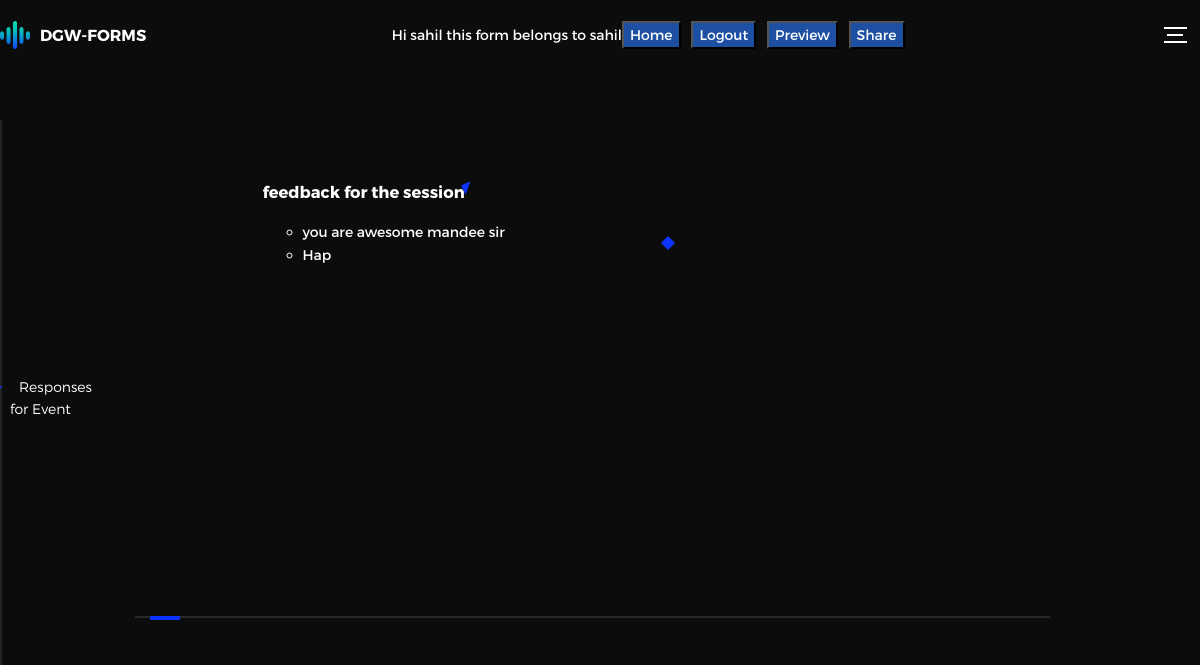
Page /post/pxltHWkksBiqtWhUTAqykapTtNrPlELidvCxyHVytBBcimnHKiwyQoJygzaGPliVuZCqHcnpVHLUoxEjcTOaqPrMTpXQGqhLujcl/ (signed in) on the earlier database version.
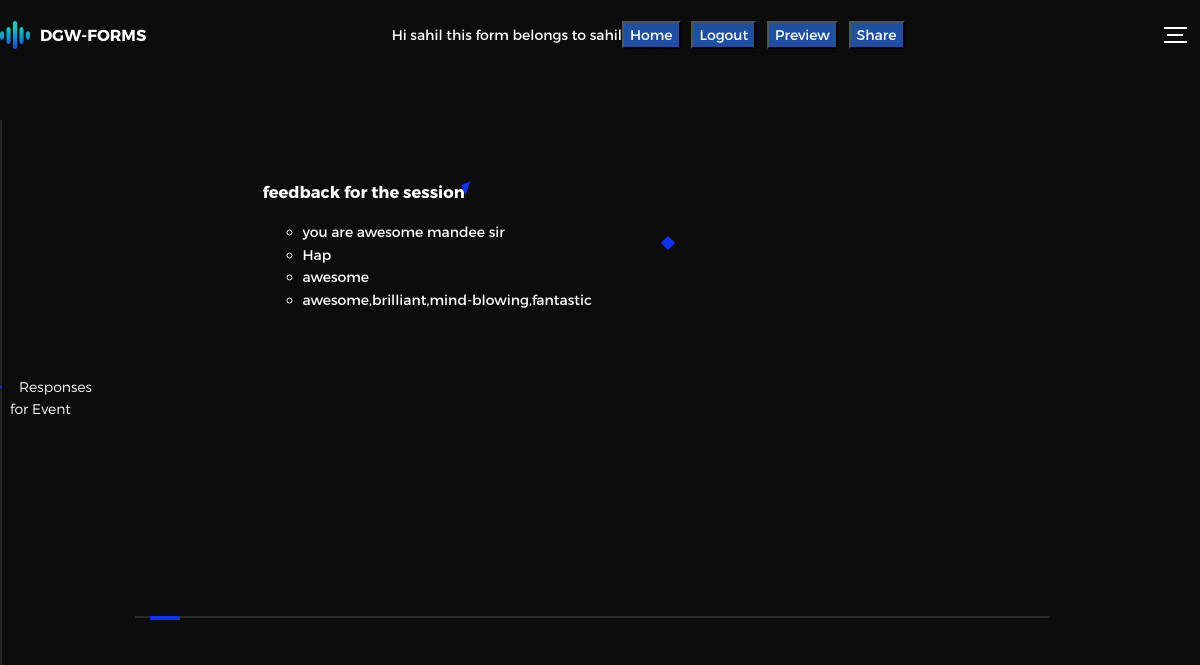
Same page on the later database version.
### former/models.py (models this page shows, shortened)
class Forms(models.Model):
	user = models.ForeignKey(User,on_delete=models.CASCADE,null=True,blank= True)
	p_id = models.CharField(max_length = 110,primary_key=True)
	form_name = models.CharField(max_length = 50,default='')
	description = models.CharField(max_length=1000,default='')

class question(models.Model):
	id = models.AutoField(primary_key = True)
	ques = models.CharField(max_length = 1000,default=' ')
	qtype = models.CharField(max_length =1, default=0)
	forms = models.ForeignKey(Forms,on_delete = models.CASCADE,null=True, blank=True)

class answer(models.Model):
	ans = models.CharField(max_length = 1000)
	question = models.ForeignKey(question,on_delete = models.CASCADE,null=True, blank=True)
	def __str__(self):
		return self.ans

### former/views.py (the view)
# urls.py: url(r'^post/(?P<pk>[\w-]+)/$',app_views.postQ),
@login_required(redirect_field_name='next',login_url='/login/')
def postQ(request,pk):
	a = Forms.objects.get(p_id = pk)
	if a.user == request.user:
		quest=[]
		quest = a.question_set.all().order_by('id')
		return render(request,'all_reponses.html',{"form":a,"questions":quest})
	else:
		raise Http404('Not accessible.')

### former/templates/all_reponses.html (shortened to what this page needs)
{%load static%}
<!DOCTYPE html>
<html lang="en">
<head>
  <link rel="stylesheet" href="{%static 'css/main.css'%}">
</head>
<body>
<div class="perspective effect-rotate-left">
  <div class="container"><div class="outer-nav--return"></div>
    <div id="viewport" class="l-viewport">
      <div class="l-wrapper">
        <header class="header">
          <a class="header--logo" href="#0">
          <img src="{% static 'images/logo.png'%}" alt="DGW">
            <p>DGW-Forms</p>
          </a>
          <div style="color: #ffffff; text-align: right;">
    {%if not request.user.is_active%}<a href="/login/" style="text-align: right;color: #ffffff"><button style="background-color: #1d50a3;"><label>Login</label></button></a>&nbsp;&nbsp;&nbsp;{% else %}Hi {{request.user}} this form belongs to {{form.user}}<a href="/" style="text-align: right;color: #ffffff"><button style="background-color: #1d50a3;">Home</button></a>&nbsp;&nbsp;&nbsp;<a href="/logout/" style="text-align: right;color: #ffffff"><button style="background-color: #1d50a3;">Logout</button></a>&nbsp;&nbsp;&nbsp;<a href="/{{form.p_id}}/" style="color: #ffffff"><button style="background-color: #1d50a3;">Preview</button></a>&nbsp;&nbsp;
<button id="myBtn" style="background-color: #1d50a3;">Share</button>
{%endif%}</div>
          <div class="header--nav-toggle">
            <span></span>
          </div>
        </header>
        <nav class="l-side-nav">
          <ul class="side-nav">
            <li class="is-active"><span>Responses for {{form.form_name}}</span></li>
          </ul>
        </nav>
        <ul class="l-main-content main-content" style="overflow: auto;">
          <li class="l-section section section--is-active">
            <div class="intro">
              <div class="intro--banner">
            <div class="about">
              <div class="about--banner">
                {%for i in questions%}
                <div class = "make-float">
                  <h3 style="color: #ffffff">{{i.ques}}</h3>
                  <ul>
                    {%for j in i.answer_set.all%}
                    <li>{{j}}</li>
                    {%endfor%}
                  </ul>
                </div>
                {%endfor%}
              </div>
               </div>
            </div>
            </div>
          </li>
        </ul>
      </div>
    </div>
  </div>
</div>
</body>
</html>

Differences in the rows shown:
added answer: ans "awesome"
added answer: ans "awesome,brilliant,mind-blowing,fantastic"
